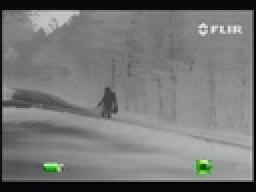
%> input picture 2/image1.jpg, 128 x 96 px, shrunk from 1440 x 1080 before the run (shown 2 times larger)
$ octave q1.m   (GNU Octave 9; MATLAB toolbox functions it lacks are replaced by stand-ins)
%> lines starting %> are read from the running program, lines starting %| are printed output that depends on the picture

im = imread('image1.jpg');
%> im is the input picture: size 96x128x3 uint8; mean R, G, B 117.5, 118.2, 118.2
[rows column depth] = size(im);
%> rows = 96; column = 128; depth = 3
if(depth==3)
    im = rgb2gray(im); % convert to gray scale if it is color image
%> im: size 96x128 uint8
end
count = 0;
cumF = 0;
t=1:256;
n=0:255;
f = 1:256;
r = 1:256;
numBins = 255;
numPixels = rows*column;
%> numPixels = 12288
output = zeros(rows,column);
for z=1:256
    for l=1:rows
        for m=1:column
            if im(l,m)== z-1
                count = count+1;
            end
        end
    end
    t(z) = count;
    cumF = cumF+count;
    f(z) = cumF;
    count = 0;

end
%> this loop made 256 passes
%> cumF on passes 1 to 3: 14, 37, 60
%> after the loop, cumF = 12288; f = 256 values from 14 to 12288; t = 256 values, max 370 at index 9, min 0 at index 22, mean 48
rvalue = numBins/cumF;
%> rvalue = 0.0208
for i=1:256
    r(i) = round(rvalue*f(i));
end
%> after the loop, r = 256 values from 0 to 255
r
%> r = 256 values from 0 to 255
for l=1:rows
    for m=1:column
        output(l,m) = r(im(l,m)+1);
    end
end
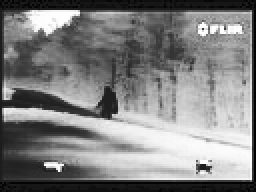
%> output: size 96x128 double (shown 2 times larger); min 0, max 255, mean 129.2

imshow(uint8(output));
